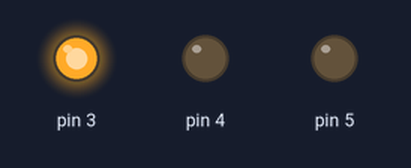
Simulated run of this sketch. Board: Arduino Uno, built with avr-gcc and run on an emulated ATmega328P. Shown: output pins drawn as LEDs (lit = HIGH).

Above: at 0.5 s.
At 1.5 s:
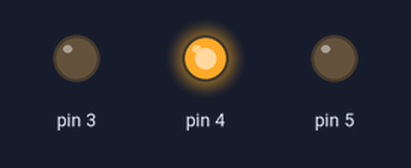
At 5.5 s:
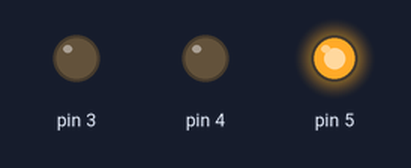
Timing chart, 0 to 6.9 s (numbered marks = the images above):
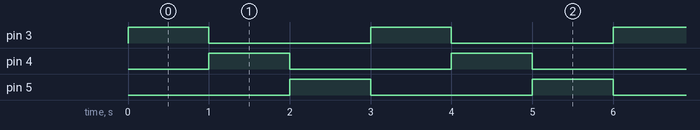

Measured:
- by itself, pin 3–5: alternates HIGH for 1.0 s and LOW for 2.0 s
- by itself, everything shown: repeats every 3.0 s, in 3 steps

The sketch:

prog02_Secuencia.ino
```cpp
/*
 * programa de secuencia de los leds
 * diciembre 2017 - Manuel Hidalgo - LeoBot
 */

/***   Global variables   ***/
int retardo=1000;

/***   Function declaration   ***/

void setup()
{
  pinMode(3,OUTPUT);
  pinMode(4,OUTPUT);
  pinMode(5,OUTPUT);
}

void loop()
{
    digitalWrite(3,HIGH);
    digitalWrite(4,LOW);
    digitalWrite(5,LOW);
    delay(retardo);
    digitalWrite(3,LOW);
    digitalWrite(4,HIGH);
    digitalWrite(5,LOW);
    delay(retardo);
    digitalWrite(3,LOW);
    digitalWrite(4,LOW);
    digitalWrite(5,HIGH);
    delay(retardo);
}
```
